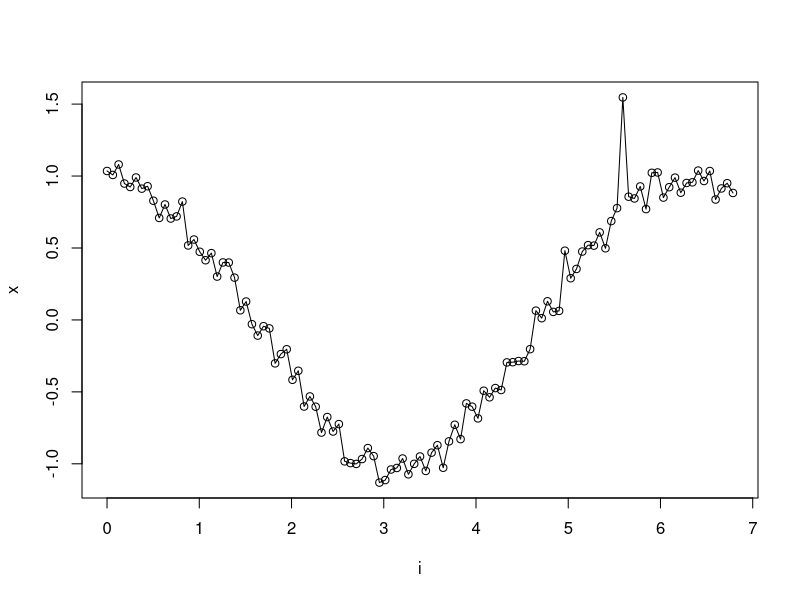

The R script that drew this image: (Note: this script raises an error after producing the figure.)
i <- seq(0, 2*pi+8*pi/50, pi/50)
x <- cos(i)
noise <- rnorm(length(x), 0, sd(x)/10)

x <- x + noise
x[30] <-rnorm(1, 0, sd(x))

x[60] <-rnorm(1, 0, sd(x))

x[90] <-rnorm(1, 0, sd(x))

plot(i, x)
lines(i, x)

myfilter <- ts_smooth()
myfilter <- fit(myfilter, x)
y <- transform(myfilter, x)
